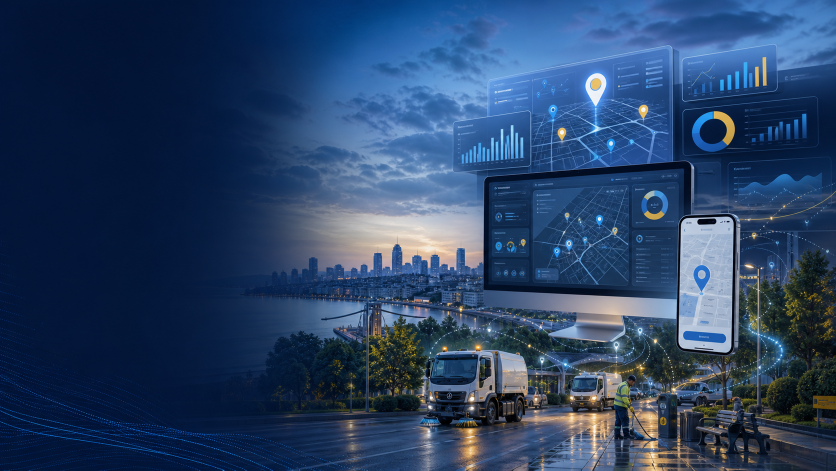
#> input picture marketing-assets/kentiva/kentiva-enterprise-hero-v2.png, 1672 x 941 px (shown at 1/2 size)
$ python -i generate_videos.py   (imports and definitions only)
#> lines starting #> are read from the running program, lines starting #| are printed output that depends on the picture
from __future__ import annotations

import math
import subprocess
import wave
from pathlib import Path
import argparse

import imageio_ffmpeg
from PIL import Image, ImageDraw, ImageEnhance, ImageFilter, ImageFont


ROOT = Path(__file__).resolve().parent
W, H, FPS = 1280, 720, 18
NAVY = (5, 20, 42)
BLUE = (11, 79, 156)
SKY = (14, 165, 233)
GOLD = (230, 180, 34)
WHITE = (255, 255, 255)
MUTED = (191, 210, 229)


def font(size: int, bold: bool = False):
    path = Path('C:/Windows/Fonts/segoeuib.ttf' if bold else 'C:/Windows/Fonts/segoeui.ttf')
    return ImageFont.truetype(str(path), size)


def audio_duration(path: Path) -> float:
    with wave.open(str(path), 'rb') as wav:
        return wav.getnframes() / wav.getframerate()


def cover(path: Path) -> Image.Image:
#> called with path = 'kentiva-enterprise-hero-v2.png'
    img = Image.open(path).convert('RGB')
#> img is the input picture: PIL image 1672x941 RGB; mean R, G, B 41.1, 65.7, 100.5
    scale = max(W / img.width, H / img.height)
#> scale = 0.766
    img = img.resize((math.ceil(img.width * scale), math.ceil(img.height * scale)), Image.Resampling.LANCZOS)
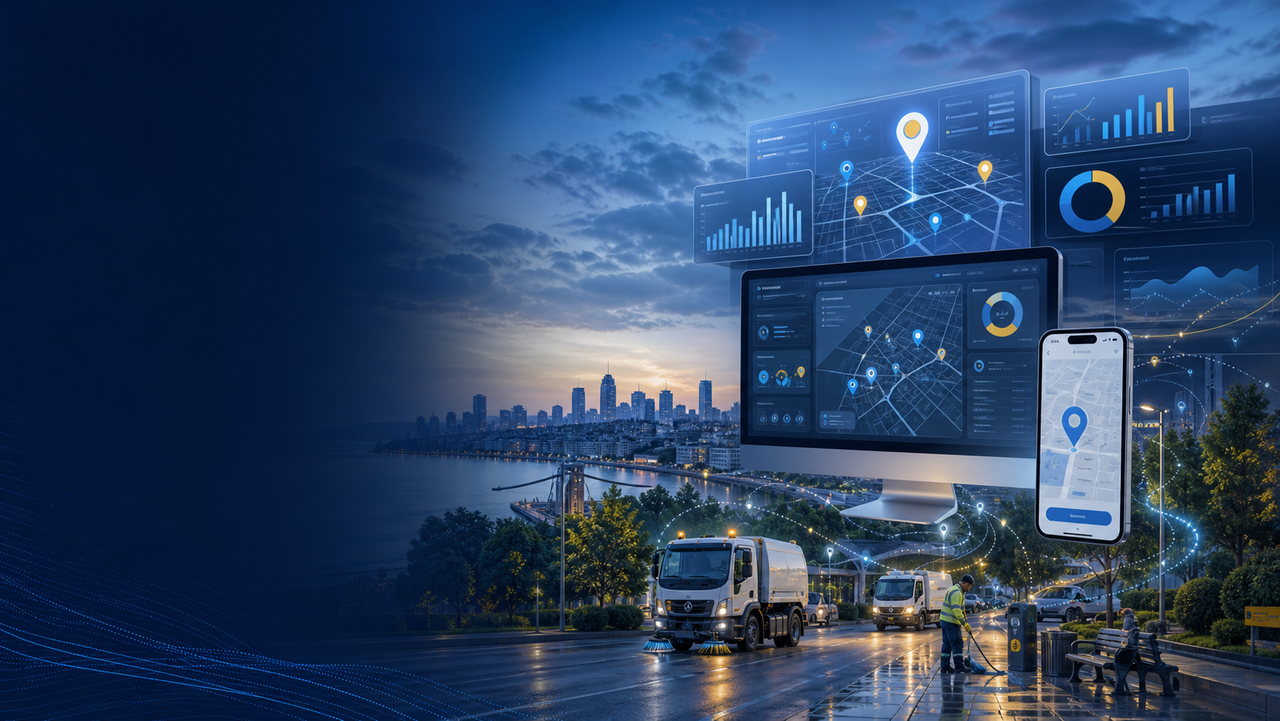
#> img: PIL image 1280x721 RGB; mean R, G, B 41.1, 65.7, 100.5
    return img.crop(((img.width - W) // 2, (img.height - H) // 2, (img.width + W) // 2, (img.height + H) // 2))


# [74 lines left out: functions wrap, logo, render_scene, make_video, not called in this run]


PROMO_SCENES = [
        ('Belediye hizmetleri tek merkezde', 'Vatandaş, saha ekipleri ve yöneticiler aynı güvenli operasyon akışında.', 'Kentiva'),
        ('Bildirimden çözüme uçtan uca takip', 'Konum, fotoğraf, öncelik ve birim yönlendirmesi tek platformda.', 'Akıllı iş akışı'),
        ('Sahada hızlı, yönetimde ölçülebilir', 'Görev atama, çözüm kanıtı, SLA ve canlı performans göstergeleri.', 'Operasyon yönetimi'),
        ('Daha hızlı hizmet. Daha güçlü belediye.', 'Şeffaf süreçler, yüksek vatandaş memnuniyeti ve veriye dayalı kararlar.', 'Kentiva ile dönüşüm'),
]

GUIDE_SCENES = [
        ('1. Belediyenizi seçin', 'Size ait çalışma alanını seçin ve güvenli hesabınızla giriş yapın.', 'Başlangıç'),
        ('2. Yeni bildirim oluşturun', 'Sorunu açıklayın, kategori seçin ve anlaşılır fotoğraflar ekleyin.', 'Vatandaş uygulaması'),
        ('3. Konumu doğrulayın', 'Doğru konum, saha ekibinin olaya daha hızlı ulaşmasını sağlar.', 'Konum bilgisi'),
        ('4. Takip numaranızı saklayın', 'Bildirimi gönderin ve süreci Bildirimlerim ekranından canlı izleyin.', 'Şeffaf takip'),
        ('5. Operasyon kuyruğunu yönetin', 'Personel talepleri öncelik ve SLA bilgisine göre değerlendirir.', 'Belediye paneli'),
        ('6. Birime veya görevliye atayın', 'Talebi doğru departmana yönlendirin ve saha sorumlusunu belirleyin.', 'Görevlendirme'),
        ('7. Çözümü belgeleyin', 'Sonuç notu ve çözüm fotoğrafı ekleyerek kaydı güvenle kapatın.', 'Tamamlama'),
]


# [8 lines not run here, left out]

>>> result = cover('kentiva-enterprise-hero-v2.png')
